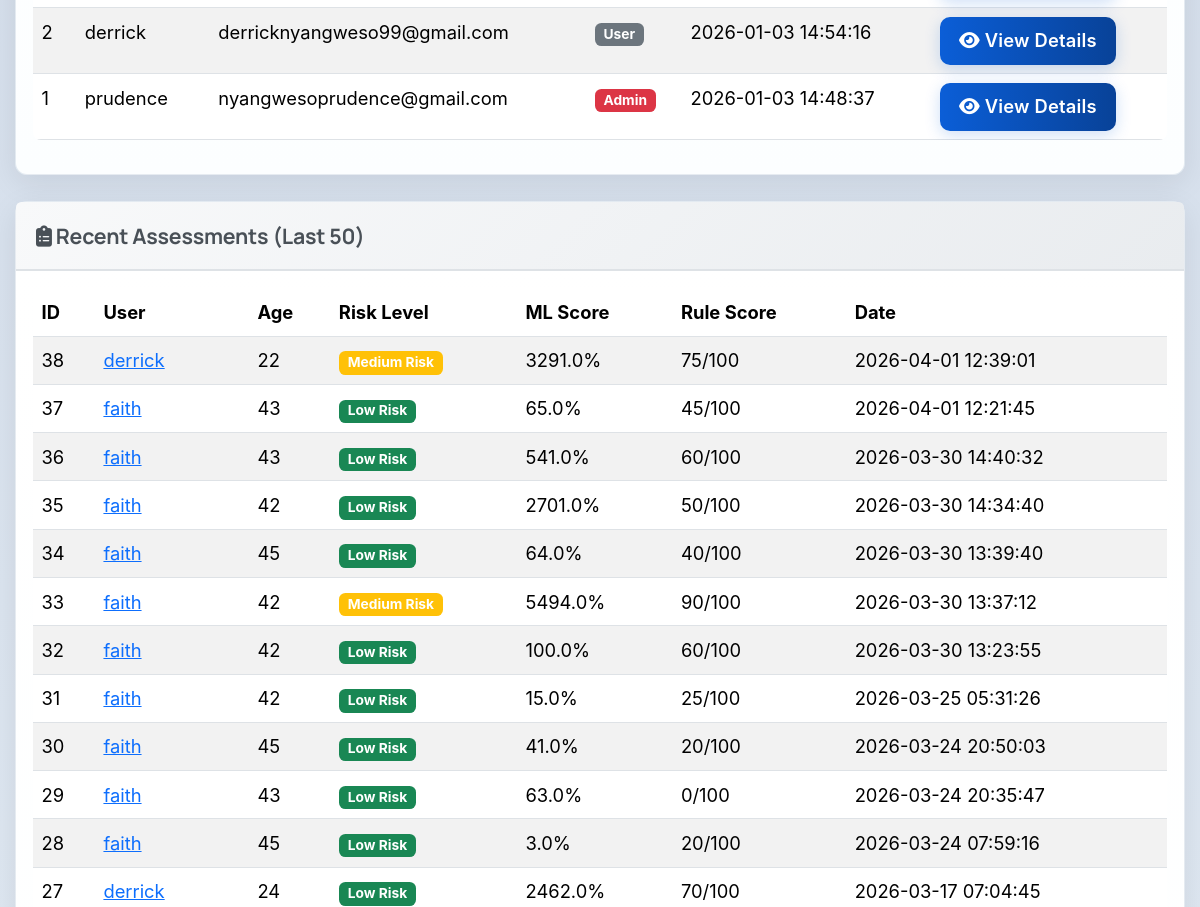
Page /admin (signed in, middle part) on the earlier database version.
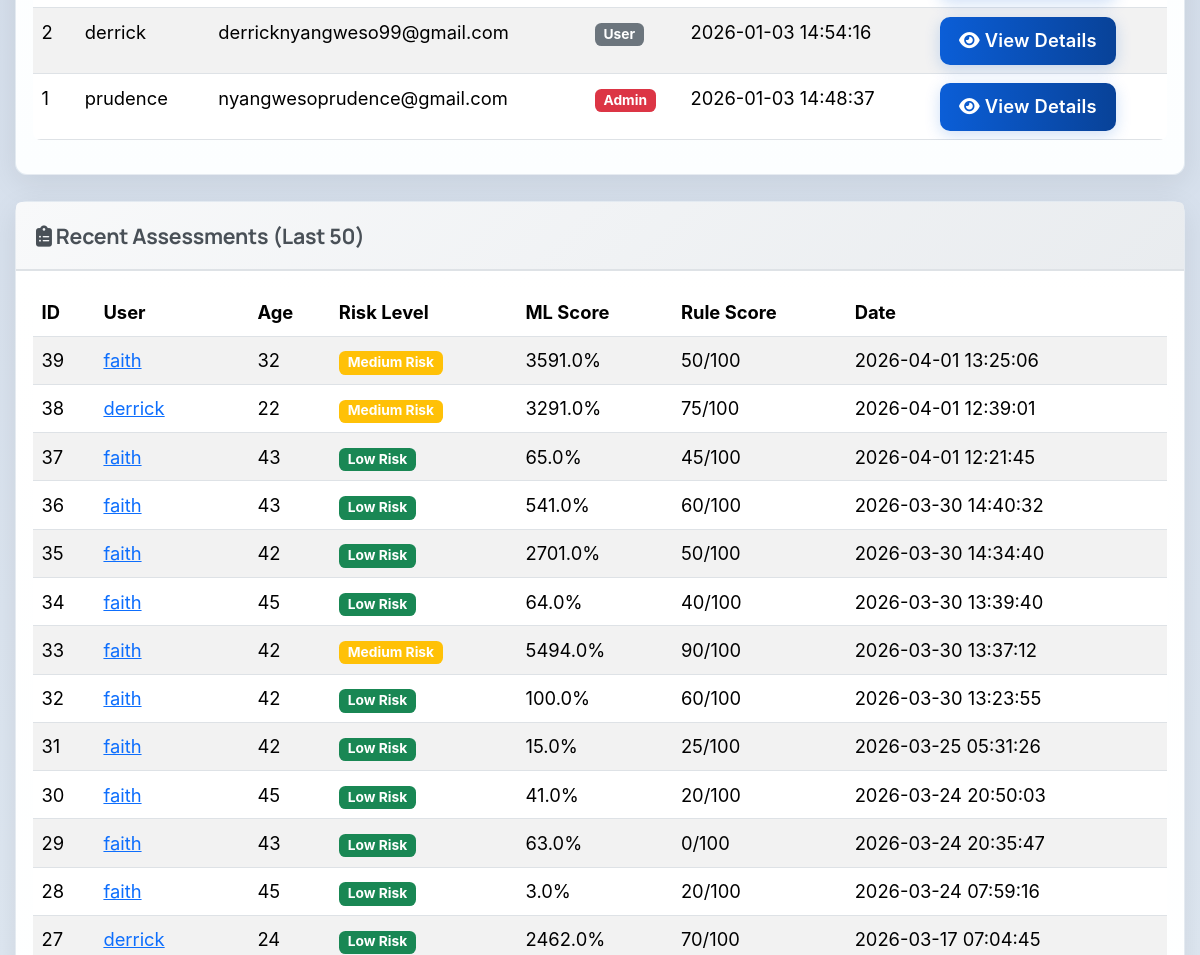
Same page on the later database version.
### tables this page shows
CREATE TABLE users (
            id INTEGER PRIMARY KEY AUTOINCREMENT,
            username TEXT UNIQUE NOT NULL,
            email TEXT UNIQUE NOT NULL,
            password TEXT NOT NULL,
            created_at TIMESTAMP DEFAULT CURRENT_TIMESTAMP
        , is_admin INTEGER DEFAULT 0);

CREATE TABLE assessments (
            id INTEGER PRIMARY KEY AUTOINCREMENT,
            user_id INTEGER NOT NULL,
            age INTEGER,
            gender TEXT,
            marital_status TEXT,
            employment_status TEXT,
            income REAL,
            children INTEGER,
            education_level TEXT,
            residence_type TEXT,
            chronic_illness TEXT,
            family_size INTEGER,
            healthcare_knowledge TEXT,
            hospital_visit_gap REAL,
            routine_checkups INTEGER,
            cancer_screening INTEGER,
            dental_checkup INTEGER,
            mental_health_support INTEGER,
            risk_level TEXT,
            probability REAL,
            created_at TIMESTAMP DEFAULT CURRENT_TIMESTAMP, rule_based_score INTEGER DEFAULT 0, rule_based_category TEXT DEFAULT "Unknown",
            FOREIGN KEY (user_id) REFERENCES users (id)
        );

### app.py (the view)
@app.route('/admin')
@admin_required
def admin_dashboard():
    conn = get_db_connection()
    users = conn.execute('SELECT * FROM users ORDER BY created_at DESC').fetchall()
    total_assessments = conn.execute('SELECT COUNT(*) as count FROM assessments').fetchone()['count']
    recent_assessments = conn.execute('''
        SELECT a.*, u.username, u.email
        FROM assessments a
        JOIN users u ON a.user_id = u.id
        ORDER BY a.created_at DESC
        LIMIT 50
    ''').fetchall()
    conn.close()
    return render_template('admin_dashboard.html',
                          username=session.get('username'),
                          users=users,
                          total_assessments=total_assessments,
                          recent_assessments=recent_assessments)

### app.py (called while the page is built)
@app.context_processor
def inject_assessment_results():
    return {
        'has_results': session.get('assessment_result') is not None,
        'assessment_result': session.get('assessment_result'),
        'assessment_user_data': session.get('user_data')
    }

def get_db_connection():
    conn = sqlite3.connect(DATABASE)
    conn.row_factory = sqlite3.Row
    return conn

def is_admin():
    return bool(session.get('logged_in')) and session.get('is_admin', 0) == 1

def admin_required(f):
    from functools import wraps
    @wraps(f)
    def decorated_function(*args, **kwargs):
        if not session.get('logged_in'):
            flash('Please log in to access this page.', 'warning')
            return redirect(url_for('login'))
        if not is_admin():
            flash('Access denied. Admin privileges required.', 'danger')
            return redirect(url_for('index'))
        return f(*args, **kwargs)
    return decorated_function

### templates/admin_dashboard.html (shortened to what this page needs)
{% extends 'base.html' %}
{% block extra_css %}
<link rel="stylesheet" href="{{ url_for('static', filename='css/admin.css') }}">
{% endblock %}
{% block content %}
<div class="container mt-5">
    <div class="card mb-4">
        <div class="card-body">
            <div class="table-responsive">
                <table class="table table-striped table-hover">
                    <tbody>
                        {% for user in users %}
                        <tr>
                            <td>{{ user.id }}</td>
                            <td>{{ user.username }}</td>
                            <td>{{ user.email }}</td>
                            <td>
                                {% if user.is_admin == 1 %}
                                <span class="badge bg-danger">Admin</span>
                                {% else %}
                                <span class="badge bg-secondary">User</span>
                                {% endif %}
                            </td>
                            <td>{{ user.created_at }}</td>
                            <td>
                                <a href="{{ url_for('admin_view_user', user_id=user.id) }}" class="btn btn-sm btn-primary">
                                    <i class="fas fa-eye"></i> View Details
                                </a>
                            </td>
                        </tr>
                        {% endfor %}
                    </tbody>
                </table>
            </div>
        </div>
    </div>
    <div class="card">
        <div class="card-header">
            <h5><i class="fas fa-clipboard-list"></i> Recent Assessments (Last 50)</h5>
        </div>
        <div class="card-body">
            <div class="table-responsive">
                <table class="table table-striped table-hover">
                    <thead>
                        <tr>
                            <th>ID</th>
                            <th>User</th>
                            <th>Age</th>
                            <th>Risk Level</th>
                            <th>ML Score</th>
                            <th>Rule Score</th>
                            <th>Date</th>
                        </tr>
                    </thead>
                    <tbody>
                        {% for assessment in recent_assessments %}
                        <tr>
                            <td>{{ assessment.id }}</td>
                            <td>
                                <a href="{{ url_for('admin_view_user', user_id=assessment.user_id) }}">
                                    {{ assessment.username }}
                                </a>
                            </td>
                            <td>{{ assessment.age }}</td>
                            <td>
                                {% if assessment.risk_level == 'High Risk' %}
                                <span class="badge bg-danger">{{ assessment.risk_level }}</span>
                                {% elif assessment.risk_level == 'Medium Risk' %}
                                <span class="badge bg-warning">{{ assessment.risk_level }}</span>
                                {% else %}
                                <span class="badge bg-success">{{ assessment.risk_level }}</span>
                                {% endif %}
                            </td>
                            <td>{{ (assessment.probability * 100)|round(1) }}%</td>
                            <td>{{ assessment.rule_based_score }}/100</td>
                            <td>{{ assessment.created_at }}</td>
                        </tr>
                        {% endfor %}
                    </tbody>
                </table>
            </div>
        </div>
    </div>
</div>
{% endblock %}

Differences in the rows shown:
added assessments: id "39", username "faith", age "32", risk_level "Medium Risk", (assessment.probability*100)|round(1) "3591.0", rule_based_score "50", created_at "2026-04-01 13:25:06"
